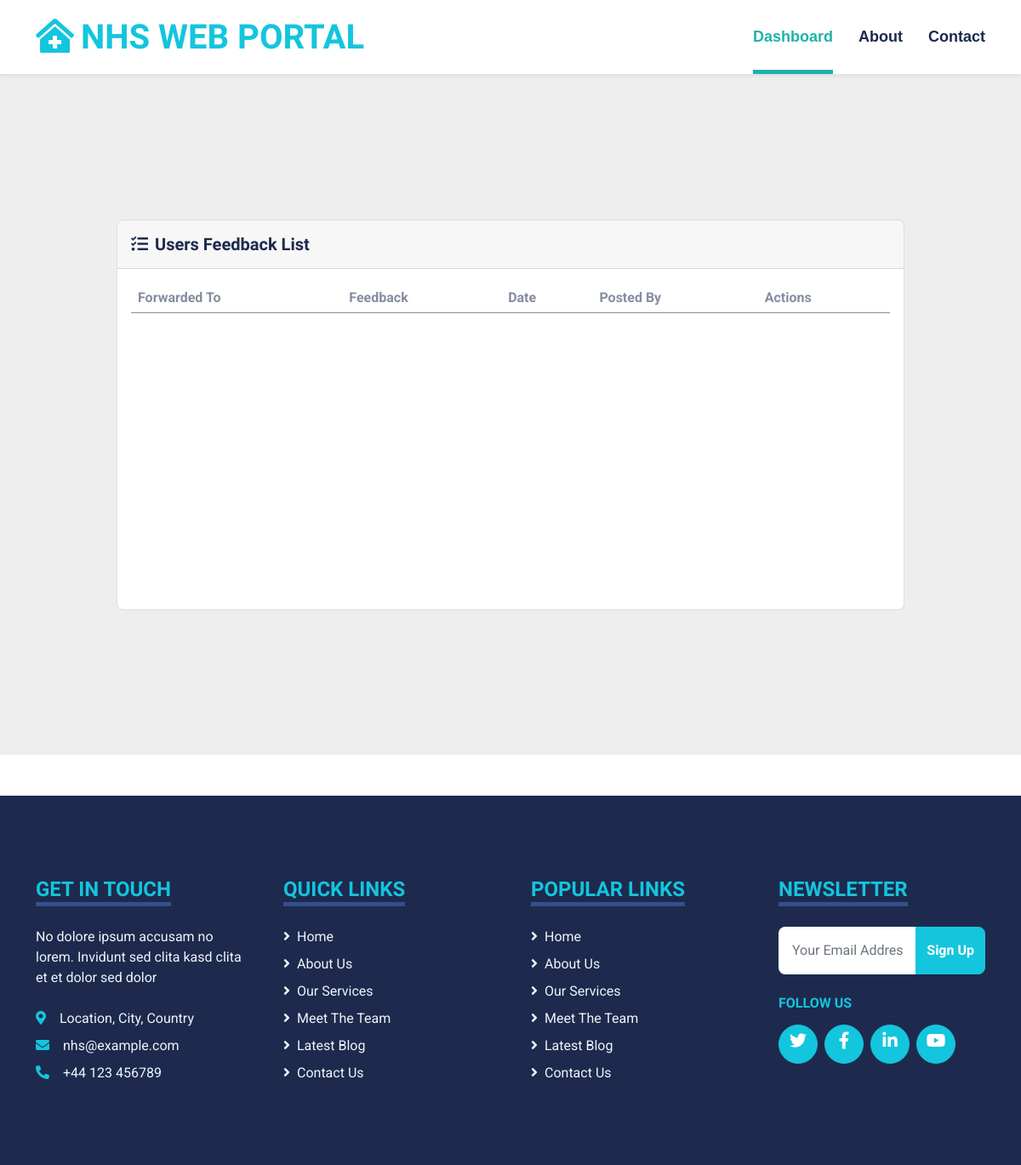
The page /check_feedbacks on the database as committed earlier.
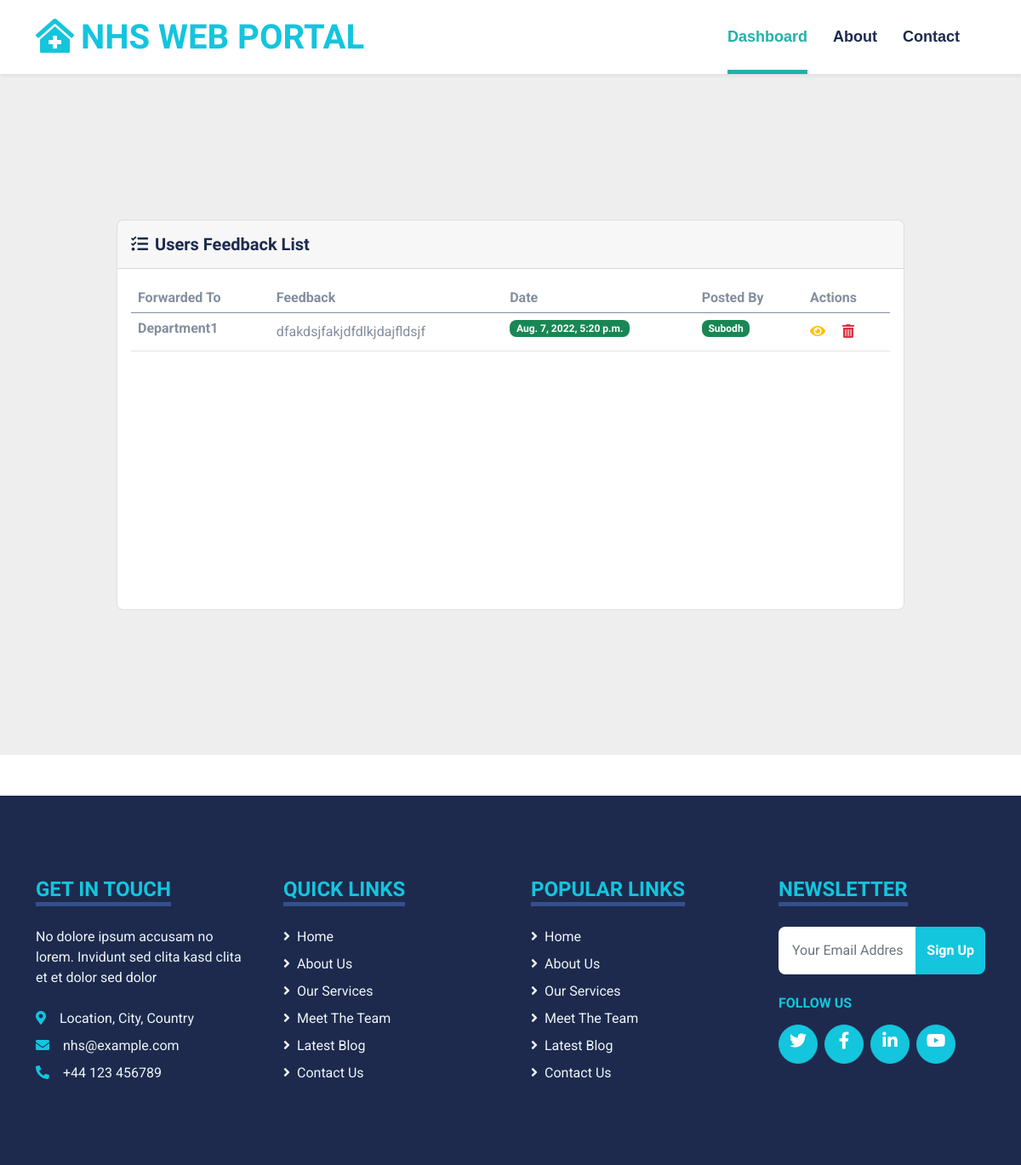
The same page on the database as committed later.
### home_page/models.py (models this page shows, shortened)
class FeedBack(models.Model):
    feedback_id = models.IntegerField(primary_key=True)
    feedback = models.TextField()
    created_on = models.DateTimeField(auto_now_add=True)
    user = models.ForeignKey(User, on_delete=models.DO_NOTHING)
    forwarded_to = models.ForeignKey(Department, on_delete=models.CASCADE)

class Department(models.Model):
    name = models.CharField(max_length=100, unique=True)
    department_head = models.ForeignKey(User, on_delete=models.CASCADE)
    about_department = models.TextField()

### home_page/views.py (the view)
# urls.py: path("check_feedbacks", views.CheckFeedback.as_view(), name="check_feedback_list"),
class CheckFeedback(View):
    def get(self, request):
        feedbacks = FeedBack.objects.all()
        return render(request=request,
                      template_name="check_feedback_list.html",
                      context={"data": feedbacks})

### templates/check_feedback_list.html
{% extends "base.html" %}
{% block content %}
<section class="vh-80" style="background-color: #eee;">
    <div class="container py-5 h-100">
        <div class="row d-flex justify-content-center align-items-center h-100">
            <div class="col-md-12 col-xl-10">
                <div class="card">
                    <div class="card-header p-3">
                        <h5 class="mb-0"><i class="fas fa-tasks me-2"></i>Users Feedback List</h5>
                    </div>
                    <div class="card-body" data-mdb-perfect-scrollbar="true" style="position: relative; height: 400px">
                        <table class="table mb-0">
                            <thead>
                            <tr>
                                <th scope="col">Forwarded To</th>
                                <th scope="col">Feedback</th>
                                <th scope="col">Date</th>
                                <th scope="col">Posted By</th>
                                <th scope="col">Actions</th>
                            </tr>
                            </thead>
                            <tbody>
                            {% for feedback in data %}
                            <tr class="fw-normal">
                                <th>
                                    <span >{{feedback.forwarded_to.name}}</span>
                                </th>
                                <td class="align-middle">
                                    <span>{{feedback.feedback| slice:50}}</span>
                                </td>
                                <td class="align-middle">
                                    <h6><span class="badge bg-success">{{feedback.created_on}}</span></h6>
                                </td>
                                 <td class="align-middle">
                                    <h6><span class="badge bg-success">{{feedback.user.username}}</span></h6>
                                </td>
                                <td class="align-middle">
                                    <a href="/show/feedback?query={{feedback.feedback_id|urlencode}}" data-mdb-toggle="tooltip" title="Done"><i id="myBtn"
                                            class="fas fa-eye text-warning me-3"></i></a>
                                    <a href="/delete/feedback?query={{feedback.feedback_id|urlencode}}" data-mdb-toggle="tooltip" title="Remove"><i
                                            class="fas fa-trash-alt text-danger"></i></a>
                                </td>
                            </tr>
                            {% endfor %}
                            </tbody>
                        </table>
                    </div>
                </div>
            </div>
        </div>
    </div>
</section>
{% endblock content %}

### templates/base.html (shortened to what this page needs)
<head>
    {% load static%}
    <link href="https://cdnjs.cloudflare.com/ajax/libs/font-awesome/5.15.0/css/all.min.css" rel="stylesheet">
    <link href="https://cdn.jsdelivr.net/npm/bootstrap-icons@1.4.1/font/bootstrap-icons.css" rel="stylesheet">
    <link href="lib/owlcarousel/assets/owl.carousel.min.css" rel="stylesheet">
    <link href="lib/tempusdominus/css/tempusdominus-bootstrap-4.min.css" rel="stylesheet"/>
    <link href="{% static 'css/bootstrap.min.css' %}" rel="stylesheet">
    <link href="{% static 'css/style.css' %}" rel="stylesheet">
</head>
<body>
<div class="container-fluid sticky-top bg-white shadow-sm">
    <div class="container">
        <nav class="navbar navbar-expand-lg bg-white navbar-light py-3 py-lg-0">
            <a href="{% url  'homepage' %}" class="navbar-brand">
                <h1 class="m-0 text-uppercase text-primary"><i class="fa fa-clinic-medical me-2"></i>NHS WEB PORTAL</h1>
            </a>
            <div class="collapse navbar-collapse" id="navbarCollapse">
                <div class="navbar-nav ms-auto py-0">
                    <a href="index.html" class="nav-item nav-link active">Dashboard</a>
                    <a href="#" class="nav-item nav-link">About</a>
                    <a href="#" class="nav-item nav-link">Contact</a>
                </div>
            </div>
        </nav>
    </div>
</div>
{% block content %}{% endblock content %}
</body>
<div class="container-fluid bg-dark text-light mt-5 py-5">
    <div class="container py-5">
        <div class="row g-5">
            <div class="col-lg-3 col-md-6">
                <h4 class="d-inline-block text-primary text-uppercase border-bottom border-5 border-secondary mb-4">Get
                    In Touch</h4>
                <p class="mb-4">No dolore ipsum accusam no lorem. Invidunt sed clita kasd clita et et dolor sed
                    dolor</p>
                <p class="mb-2"><i class="fa fa-map-marker-alt text-primary me-3"></i>Location, City, Country</p>
                <p class="mb-2"><i class="fa fa-envelope text-primary me-3"></i>nhs@example.com</p>
                <p class="mb-0"><i class="fa fa-phone-alt text-primary me-3"></i>+44 123 456789</p>
            </div>
            <div class="col-lg-3 col-md-6">
                <h4 class="d-inline-block text-primary text-uppercase border-bottom border-5 border-secondary mb-4">
                    Quick Links</h4>
                <div class="d-flex flex-column justify-content-start">
                    <a class="text-light mb-2" href="#"><i class="fa fa-angle-right me-2"></i>Home</a>
                    <a class="text-light mb-2" href="#"><i class="fa fa-angle-right me-2"></i>About Us</a>
                    <a class="text-light mb-2" href="#"><i class="fa fa-angle-right me-2"></i>Our Services</a>
                    <a class="text-light mb-2" href="#"><i class="fa fa-angle-right me-2"></i>Meet The Team</a>
                    <a class="text-light mb-2" href="#"><i class="fa fa-angle-right me-2"></i>Latest Blog</a>
                    <a class="text-light" href="#"><i class="fa fa-angle-right me-2"></i>Contact Us</a>
                </div>
            </div>
            <div class="col-lg-3 col-md-6">
                <h4 class="d-inline-block text-primary text-uppercase border-bottom border-5 border-secondary mb-4">
                    Popular Links</h4>
                <div class="d-flex flex-column justify-content-start">
                    <a class="text-light mb-2" href="#"><i class="fa fa-angle-right me-2"></i>Home</a>
                    <a class="text-light mb-2" href="#"><i class="fa fa-angle-right me-2"></i>About Us</a>
                    <a class="text-light mb-2" href="#"><i class="fa fa-angle-right me-2"></i>Our Services</a>
                    <a class="text-light mb-2" href="#"><i class="fa fa-angle-right me-2"></i>Meet The Team</a>
                    <a class="text-light mb-2" href="#"><i class="fa fa-angle-right me-2"></i>Latest Blog</a>
                    <a class="text-light" href="#"><i class="fa fa-angle-right me-2"></i>Contact Us</a>
                </div>
            </div>
            <div class="col-lg-3 col-md-6">
                <h4 class="d-inline-block text-primary text-uppercase border-bottom border-5 border-secondary mb-4">
                    Newsletter</h4>
                <form action="">
                    <div class="input-group">
                        <input type="text" class="form-control p-3 border-0" placeholder="Your Email Address">
                        <button class="btn btn-primary">Sign Up</button>
                    </div>
                </form>
                <h6 class="text-primary text-uppercase mt-4 mb-3">Follow Us</h6>
                <div class="d-flex">
                    <a class="btn btn-lg btn-primary btn-lg-square rounded-circle me-2"
                       href="https://freewebsitecode.com/"><i class="fab fa-twitter"></i></a>
                    <a class="btn btn-lg btn-primary btn-lg-square rounded-circle me-2"
                       href="https://facebook.com/freewebsitecode/"><i class="fab fa-facebook-f"></i></a>
                    <a class="btn btn-lg btn-primary btn-lg-square rounded-circle me-2"
                       href="https://freewebsitecode.com/"><i class="fab fa-linkedin-in"></i></a>
                    <a class="btn btn-lg btn-primary btn-lg-square rounded-circle"
                       href="https://youtube.com/freewebsitecode/"><i class="fab fa-youtube"></i></a>
                </div>
            </div>
        </div>
    </div>
</div>

### static/css/style.css (style rules this page uses)
.btn { font-weight: 700; transition: .5s; }
.btn-primary { color: #FFFFFF; }
.btn-lg-square { width: 46px; height: 46px; }
.btn-square, .btn-sm-square, .btn-lg-square { padding-left: 0; padding-right: 0; text-align: center; }
.navbar-light .navbar-nav .nav-link { font-family: 'Jost', sans-serif; position: relative; margin-left: 30px; padding: 30px 0; font-size: 18px; font-weight: 700; color: var(--dark); outline: none; transition: .5s; }
.navbar-light .navbar-nav .nav-link:hover, .navbar-light .navbar-nav .nav-link.active { color: var(--primary); }
@media (min-width: 992px) { .navbar-light .navbar-nav .nav-link::before { position: absolute; content: ""; width: 0; height: 5px; bottom: 0; left: 50%; background: var(--primary); transition: .5s; } }
@media (min-width: 992px) { .navbar-light .navbar-nav .nav-link:hover::before, .navbar-light .navbar-nav .nav-link.active::before { width: 100%; left: 0; } }

Rows that differ between the two databases and show on the page:
added FeedBack: forwarded_to.name "Department1", feedback "dfakdsjfakjdfdlkjdajfldsjf", created_on "Aug. 7, 2022, 5:20 p.m.", user.username "Subodh"
